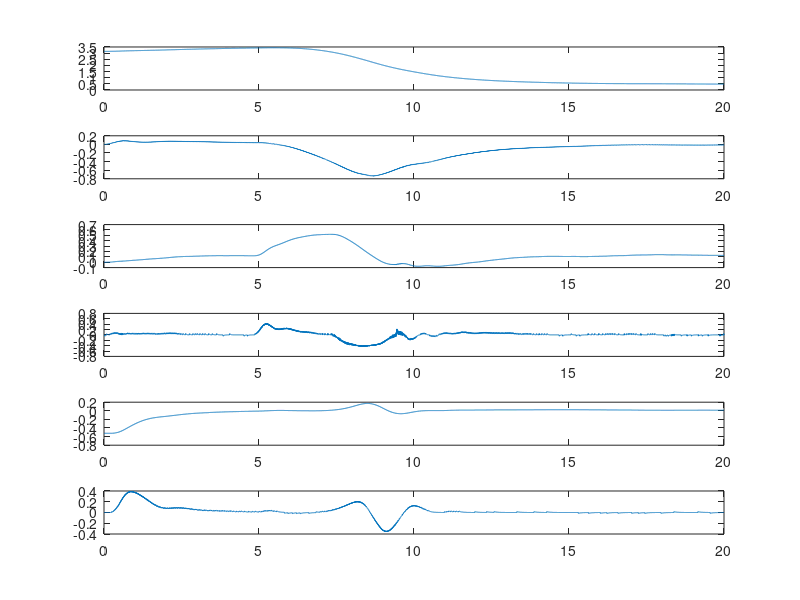

Write MATLAB code to recreate this figure.
x_enc = load('x_enc');

numPlots = size(x_enc.ans, 1) - 1;

figure(1)
for i = 1 : numPlots
   subplot(numPlots, 1, i)
   plot(x_enc.ans(1,:), x_enc.ans(i+1,:))
end

